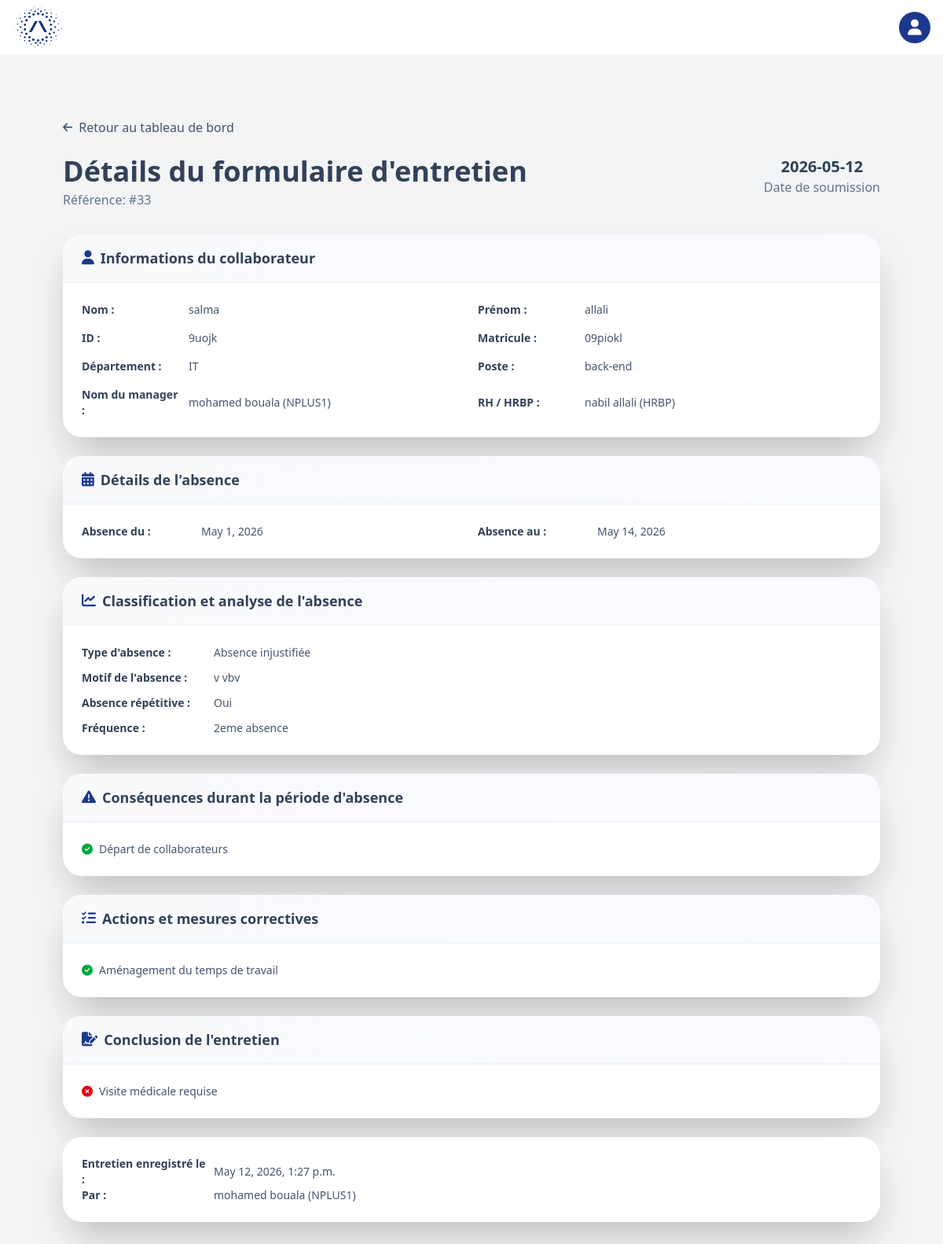
The page /org/manager/form/33/ on the database its author committed.
### organization/models.py (models this page shows, shortened)
class RepriseForm(models.Model):
    collaborateur = models.ForeignKey(Collaborateur, on_delete=models.CASCADE)
    created_by=models.ForeignKey(settings.AUTH_USER_MODEL,on_delete=models.SET_NULL,null=True)
    date_absence_debut = models.DateField()
    date_absence_fin=models.DateField()
    ABSENCE_TYPES = [
        ('Maladie', 'Maladie'),
        ('Absence injustifiée', 'Absence injustifiée'),
    ]
    type_absence=models.CharField(max_length=50,choices=ABSENCE_TYPES)
    reason = models.TextField()
    is_repetitive=models.BooleanField(default=False)
    FREQUENCY_CHOICES = [
        ('2eme absence', '2eme absence'),
        ('3eme absence', '3eme absence'),
        ('4eme absence', '4eme absence'),
        ('plus de 4 fois', 'plus de 4 fois'),
    ]
    frequency=models.CharField(max_length=30,choices=FREQUENCY_CHOICES,null=True,blank=True)
    cons_reorganization = models.BooleanField("Réorganisation de l'équipe",default=False)
    cons_recruitment = models.BooleanField("Recrutement",default=False)
    cons_departure = models.BooleanField("Départ de collaborateurs",default=False)
    cons_other = models.BooleanField("Autres (à préciser)",default=False)
    cons_other_details=models.TextField(null=True,blank=True)
    action_adjustment = models.BooleanField("Aménagement du temps de travail",default=False)
    action_training = models.BooleanField("Formation et tutorat",default=False)
    action_reassignment = models.BooleanField("Réaffectation à un autre poste",default=False)
    action_deskilling = models.BooleanField("Déshabilitation ses nouvelles opérations",default=False)
    new_missions = models.TextField(null=True, blank=True)
    medical_visit_required = models.BooleanField("Envoit pour une visite médicale de reprise",default=False)
    direct_return = models.BooleanField("Reprise de poste directement",default=False)
    created_at = models.DateTimeField(auto_now_add=True)

class Collaborateur(models.Model):
    first_name=models.CharField(max_length=50)
    family_name=models.CharField(max_length=50)
    corporate_id = models.CharField(max_length=50, unique=True) # Constant unique identifier
    matricule = models.CharField(max_length=50)
    poste = models.ForeignKey(Poste, on_delete=models.CASCADE)

class Poste(models.Model):
    title = models.CharField(max_length=100)
    uep = models.ForeignKey(UEP, on_delete=models.CASCADE)
    def __str__(self):
        return f"{self.title}"

class UEP(models.Model):
    name = models.CharField(max_length=100)
    dpt = models.ForeignKey(DPT, on_delete=models.CASCADE)
    manager = models.ForeignKey(settings.AUTH_USER_MODEL, on_delete=models.SET_NULL, null=True, limit_choices_to={'role': 'NPLUS1'})

class DPT(models.Model):
    name = models.CharField(max_length=100)
    hrbp = models.ForeignKey(settings.AUTH_USER_MODEL, on_delete=models.SET_NULL, null=True, limit_choices_to={'role': 'HRBP'})

### accounts/models.py (models this page shows)
class User(AbstractUser):
    ROLE_CHOICES = (
        ('SUPERADMIN', 'Superadmin'),
        ('HRBP', 'HRBP'),
        ('NPLUS1', 'Manager (N+1)'),
    )
    first_name=models.CharField(max_length=50)
    last_name=models.CharField(max_length=50)
    role = models.CharField(max_length=15, choices=ROLE_CHOICES, default='NPLUS1')
    corporate_id = models.CharField(max_length=50, unique=True, null=True)
    def __str__(self):
        return f"{self.first_name} {self.last_name} ({self.role})"

### organization/views.py (the view)
# urls.py: path('manager/form/<int:pk>/',form_detail,name='form_detail'),
def form_detail(request,pk):
    form=RepriseForm.objects.get(pk=pk)
    return render(request,'organization/manager/form_detail.html',{'form':form})

### organization/templates/organization/manager/form_detail.html (shortened to what this page needs)
{% extends 'organization/base.html' %}
{% block content %}
<div class="h-full p-10 md:p-20">
    <div class="mb-6">
        <a href="{% url 'manager_dashboard' %}"
           class="inline-flex items-center gap-2 text-slate-600 hover:text-blue-900 transition-colors duration-200">
            <i class="fa-solid fa-arrow-left text-sm"></i>
            <span class="font-medium">Retour au tableau de bord</span>
        </a>
    </div>
    <div class="flex justify-between items-start mb-8">
        <div>
            <h3 class="text-2xl text-slate-700 font-bold md:text-4xl">Détails du formulaire d'entretien</h3>
            <p class="text-slate-500 mt-1">Référence: #{{ form.id }}</p>
        </div>
        <div class="flex flex-col justify-center items-center">
            <h3 class="text-xl text-slate-700 font-bold">{{ form.created_at|date:"Y-m-d" }}</h3>
            <p class="text-slate-500">Date de soumission</p>
        </div>
    </div>
    <div class="bg-white rounded-3xl shadow-2xl overflow-hidden mb-6">
        <div class="bg-gradient-to-r from-slate-50 to-indigo-50/30 px-6 py-4 border-b-2 border-slate-100">
            <h2 class="text-lg font-bold text-slate-700 flex items-center gap-2">
                <i class="fa-solid fa-user text-blue-900"></i>
                Informations du collaborateur
            </h2>
        </div>
        <div class="grid md:grid-cols-2 gap-4 text-sm text-gray-600 px-6 py-6">
            <div class="flex items-center gap-2">
                <span class="font-semibold text-slate-700 w-32">Nom :</span>
                <span class="text-slate-600">{{ form.collaborateur.first_name }}</span>
            </div>
            <div class="flex items-center gap-2">
                <span class="font-semibold text-slate-700 w-32">Prénom :</span>
                <span class="text-slate-600">{{ form.collaborateur.family_name }}</span>
            </div>
            <div class="flex items-center gap-2">
                <span class="font-semibold text-slate-700 w-32">ID :</span>
                <span class="text-slate-600">{{ form.collaborateur.corporate_id }}</span>
            </div>
            <div class="flex items-center gap-2">
                <span class="font-semibold text-slate-700 w-32">Matricule :</span>
                <span class="text-slate-600">{{ form.collaborateur.matricule }}</span>
            </div>
            <div class="flex items-center gap-2">
                <span class="font-semibold text-slate-700 w-32">Département :</span>
                <span class="text-slate-600">{{ form.collaborateur.poste.uep.dpt.name }}</span>
            </div>
            <div class="flex items-center gap-2">
                <span class="font-semibold text-slate-700 w-32">Poste :</span>
                <span class="text-slate-600">{{ form.collaborateur.poste }}</span>
            </div>
            <div class="flex items-center gap-2">
                <span class="font-semibold text-slate-700 w-32">Nom du manager :</span>
                <span class="text-slate-600">{{ form.collaborateur.poste.uep.manager }}</span>
            </div>
            <div class="flex items-center gap-2">
                <span class="font-semibold text-slate-700 w-32">RH / HRBP :</span>
                <span class="text-slate-600">{{ form.collaborateur.poste.uep.dpt.hrbp }}</span>
            </div>
        </div>
    </div>
    <div class="bg-white rounded-3xl shadow-2xl overflow-hidden mb-6">
        <div class="bg-gradient-to-r from-slate-50 to-indigo-50/30 px-6 py-4 border-b-2 border-slate-100">
            <h2 class="text-lg font-bold text-slate-700 flex items-center gap-2">
                <i class="fa-solid fa-calendar-alt text-blue-900"></i>
                Détails de l'absence
            </h2>
        </div>
        <div class="grid md:grid-cols-2 gap-4 text-sm text-gray-600 px-6 py-6">
            <div class="flex items-center gap-2">
                <span class="font-semibold text-slate-700 w-36">Absence du :</span>
                <span class="text-slate-600">{{ form.date_absence_debut }}</span>
            </div>
            <div class="flex items-center gap-2">
                <span class="font-semibold text-slate-700 w-36">Absence au :</span>
                <span class="text-slate-600">{{ form.date_absence_fin }}</span>
            </div>
        </div>
    </div>
    <div class="bg-white rounded-3xl shadow-2xl overflow-hidden mb-6">
        <div class="bg-gradient-to-r from-slate-50 to-indigo-50/30 px-6 py-4 border-b-2 border-slate-100">
            <h2 class="text-lg font-bold text-slate-700 flex items-center gap-2">
                <i class="fa-solid fa-chart-line text-blue-900"></i>
                Classification et analyse de l'absence
            </h2>
        </div>
        <div class="space-y-3 text-sm text-gray-600 px-6 py-6">
            <div class="flex items-center gap-2">
                <span class="font-semibold text-slate-700 w-40">Type d'absence :</span>
                <span class="text-slate-600">{{ form.type_absence }}</span>
            </div>
            <div class="flex items-center gap-2">
                <span class="font-semibold text-slate-700 w-40">Motif de l'absence :</span>
                <span class="text-slate-600">{{ form.reason }}</span>
            </div>
            <div class="flex items-center gap-2">
                <span class="font-semibold text-slate-700 w-40">Absence répétitive :</span>
                <span class="text-slate-600">{{ form.is_repetitive|yesno:"Oui,Non" }}</span>
            </div>
            {% if form.is_repetitive %}
            <div class="flex items-center gap-2">
                <span class="font-semibold text-slate-700 w-40">Fréquence :</span>
                <span class="text-slate-600">{{ form.frequency }}</span>
            </div>
            {% endif %}
        </div>
    </div>
    <div class="bg-white rounded-3xl shadow-2xl overflow-hidden mb-6">
        <div class="bg-gradient-to-r from-slate-50 to-indigo-50/30 px-6 py-4 border-b-2 border-slate-100">
            <h2 class="text-lg font-bold text-slate-700 flex items-center gap-2">
                <i class="fa-solid fa-exclamation-triangle text-blue-900"></i>
                Conséquences durant la période d'absence
            </h2>
        </div>
        <div class="px-6 py-6">
            <div class="space-y-2">
                {% if form.cons_departure %}
                <div class="flex items-center gap-2 text-sm text-slate-600">
                    <i class="fa-solid fa-check-circle text-green-600"></i>
                    <span>Départ de collaborateurs</span>
                </div>
                {% endif %}
            </div>
        </div>
    </div>
    <div class="bg-white rounded-3xl shadow-2xl overflow-hidden mb-6">
        <div class="bg-gradient-to-r from-slate-50 to-indigo-50/30 px-6 py-4 border-b-2 border-slate-100">
            <h2 class="text-lg font-bold text-slate-700 flex items-center gap-2">
                <i class="fa-solid fa-tasks text-blue-900"></i>
                Actions et mesures correctives
            </h2>
        </div>
        <div class="px-6 py-6">
            <div class="space-y-2">
                {% if form.action_adjustment %}
                <div class="flex items-center gap-2 text-sm text-slate-600">
                    <i class="fa-solid fa-check-circle text-green-600"></i>
                    <span>Aménagement du temps de travail</span>
                </div>
                {% endif %}
            </div>
        </div>
    </div>
    <div class="bg-white rounded-3xl shadow-2xl overflow-hidden mb-6">
        <div class="bg-gradient-to-r from-slate-50 to-indigo-50/30 px-6 py-4 border-b-2 border-slate-100">
            <h2 class="text-lg font-bold text-slate-700 flex items-center gap-2">
                <i class="fa-solid fa-file-signature text-blue-900"></i>
                Conclusion de l'entretien
            </h2>
        </div>
                        <div class="px-6 py-6">
                            {% if form.medical_visit_required %}
                            <div class="flex items-center gap-2 text-sm text-slate-600">
                                <i class="fa-solid fa-xmark-circle text-red-600"></i>
                                <span>Visite médicale requise</span>
                             </div>
                            {% endif %}
                        </div>
    </div>
    <div class="bg-white rounded-3xl shadow-2xl overflow-hidden mb-6 px-6 py-6">
        <div class="flex items-center gap-2 text-sm">
                    <span class="font-semibold text-slate-700 w-40">Entretien enregistré le :</span>
                    <span class="text-slate-600">{{ form.created_at }}</span>
        </div>
        <div class="flex items-center gap-2 text-sm">
                    <span class="font-semibold text-slate-700 w-40">Par :</span>
                    <span class="text-slate-600">{{ form.created_by }}</span>
        </div>
    </div>
</div>
{% endblock %}

### rows shown on the page
RepriseForm: id "33", created_at "2026-05-12", collaborateur.first_name "salma", collaborateur.family_name "allali", collaborateur.corporate_id "9uojk", collaborateur.matricule "09piokl", collaborateur.poste.uep.dpt.name "IT", collaborateur.poste "back-end", collaborateur.poste.uep.manager "mohamed bouala (NPLUS1)", collaborateur.poste.uep.dpt.hrbp "nabil allali (HRBP)", date_absence_debut "May 1, 2026", date_absence_fin "May 14, 2026", type_absence "Absence injustifiée", reason "v vbv", is_repetitive "Oui", frequency "2eme absence", created_at "May 12, 2026, 1:27 p.m.", created_by "mohamed bouala (NPLUS1)"
